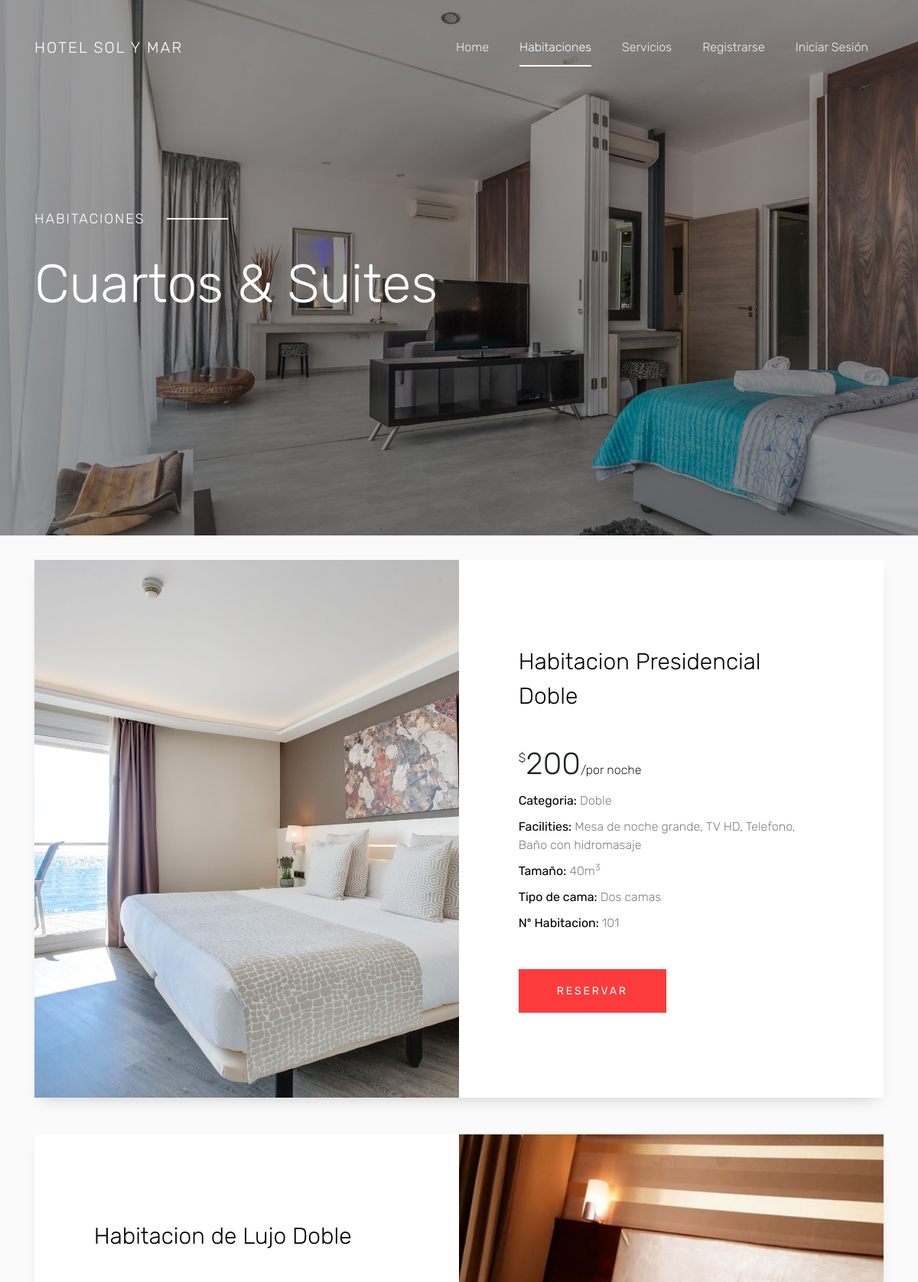
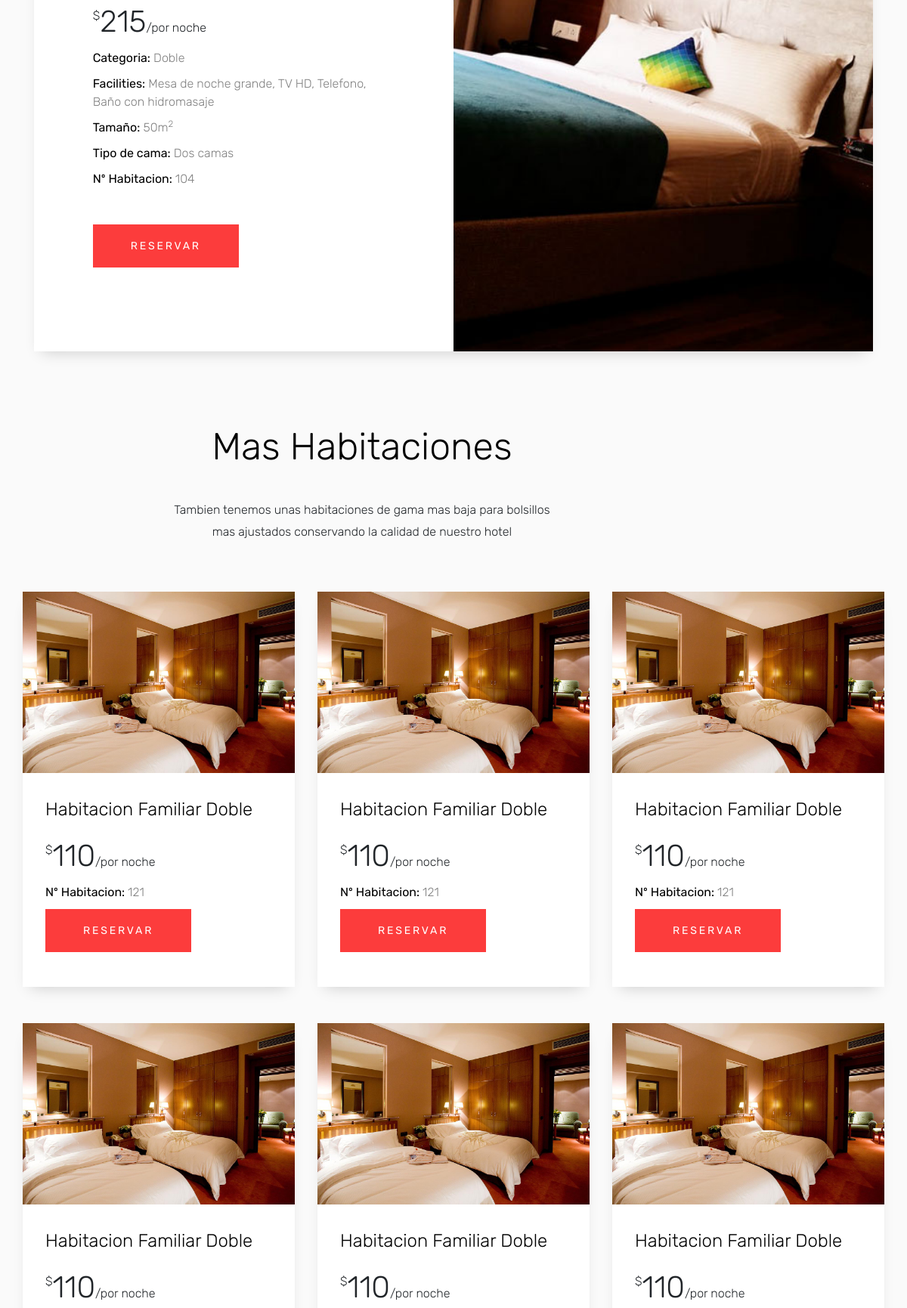
The page /rooms.php (upper part) on the database its author committed (2 pictures, top to bottom).
### tables this page shows
CREATE TABLE `habitaciones` (
  `id_habitacion` int(11) NOT NULL,
  `descripcion` varchar(50) DEFAULT NULL,
  `precio` double NOT NULL,
  `img_path` varchar(150) DEFAULT NULL,
  `num_habitacion` int(11) DEFAULT NULL,
  `hoteles_id_hotel` int(11) DEFAULT NULL
);

### rooms.php (the view, shortened to what this page needs)
<?php
    $db = mysqli_connect('localhost','root','','hoteles')
    or die('Error connecting to MySQL server.');
?>
<!DOCTYPE html>
<html lang="en">
<head>
  <link rel="stylesheet" href="https://cdnjs.cloudflare.com/ajax/libs/font-awesome/4.7.0/css/font-awesome.min.css">
  <link rel="stylesheet" href="css/open-iconic-bootstrap.min.css">
  <link rel="stylesheet" href="css/animate.css">
  <link rel="stylesheet" href="css/owl.carousel.min.css">
  <link rel="stylesheet" href="css/owl.theme.default.min.css">
  <link rel="stylesheet" href="css/magnific-popup.css">
  <link rel="stylesheet" href="css/aos.css">
  <link rel="stylesheet" href="css/ionicons.min.css">
  <link rel="stylesheet" href="css/bootstrap-datepicker.css">
  <link rel="stylesheet" href="css/jquery.timepicker.css">
  <link rel="stylesheet" href="css/flaticon.css">
  <link rel="stylesheet" href="css/icomoon.css">
  <link rel="stylesheet" href="css/style.css">
</head>
<body>
  <nav class="navbar navbar-expand-lg navbar-dark ftco_navbar bg-dark ftco-navbar-light" id="ftco-navbar">
    <div class="container">
      <a class="navbar-brand" href="index.php">Hotel Sol Y Mar</a>
      <div class="collapse navbar-collapse" id="ftco-nav">
        <ul class="navbar-nav ml-auto">
          <li class="nav-item"><a href="index.php" class="nav-link">Home</a></li>
          <li class="nav-item active"><a href="rooms.php" class="nav-link">Habitaciones</a></li>
          <li class="nav-item"><a href="services.php" class="nav-link">Servicios</a></li>
          <li class="nav-item"><a href="" class="nav-link" data-toggle="modal"
              data-target="#registrationModal">Registrarse</a></li>
          <li class="nav-item"><a href="" class="nav-link" data-toggle="modal" data-target="#loginModal">Iniciar
              Sesión</a></li>
        </ul>
      </div>
    </div>
  </nav>
  <div class="block-30 block-30-sm item" style="background-image: url('images/bg_2.jpg');"
    data-stellar-background-ratio="0.5">
    <div class="container">
      <div class="row align-items-center">
        <div class="col-md-10">
          <span class="subheading-sm">Habitaciones</span>
          <h2 class="heading">Cuartos &amp; Suites</h2>
        </div>
      </div>
    </div>
  </div>
  <div class="site-section bg-light">
    <div class="container">
      <div class="row mb-5">
        <div class="col-md-12 mb-5">
        <?php
          $hab1 = "SELECT * FROM habitaciones WHERE id_habitacion = 1";
          $result_seach = mysqli_query($db, $hab1) or die(mysqli_error($db));
          while($row = mysqli_fetch_assoc($result_seach)) { ?>
          <div class="block-3 d-md-flex">
            <div class="image" style="background-image: url('<?php echo $row['img_path'];?>');"></div>
            <div class="text">
              <h2 class="heading"><?php echo $row['descripcion']; ?></h2>
              <div class="price"><sup>$</sup><span class="number"><?php echo $row['precio']; ?></span><sub>/por noche</sub></div>
              <ul class="specs mb-5">
                <li><strong>Categoria:</strong> Doble</li>
                <li><strong>Facilities:</strong> Mesa de noche grande, TV HD, Telefono, Baño con hidromasaje</li>
                <li><strong>Tamaño:</strong> 40m<sup>3</sup></li>
                <li><strong>Tipo de cama:</strong> Dos camas</li>
                <li><strong>Nº Habitacion: </strong><?php echo $row['num_habitacion']; ?></li>
              </ul>
              <p><a href="#" class="btn btn-primary py-3 px-5" data-toggle="modal" data-target="#loginModal" onclick="myFunction()">Reservar</a></p>
            </div>
          </div>
        </div>
        <?php }
          $hab2 = "SELECT * FROM habitaciones WHERE id_habitacion = 10";
          $result_seach = mysqli_query($db, $hab2) or die(mysqli_error($db));
          while($row = mysqli_fetch_assoc($result_seach)) { ?>
        <div class="col-md-12 mb-5">
          <div class="block-3 d-md-flex">
            <div class="image order-2" style="background-image: url('<?php echo $row['img_path'];?>'); "></div>
            <div class="text order-1">
            <h2 class="heading"><?php echo $row['descripcion']; ?></h2>
              <div class="price"><sup>$</sup><span class="number"><?php echo $row['precio']; ?></span><sub>/por noche</sub></div>
              <ul class="specs mb-5">
                <li><strong>Categoria:</strong> Doble</li>
                <li><strong>Facilities:</strong> Mesa de noche grande, TV HD, Telefono, Baño con hidromasaje</li>
                <li><strong>Tamaño:</strong> 50m<sup>2</sup></li>
                <li><strong>Tipo de cama:</strong> Dos camas</li>
                <li><strong>Nº Habitacion: </strong><?php echo $row['num_habitacion']; ?></li>
              </ul>
              <p><a href="#" class="btn btn-primary py-3 px-5" data-toggle="modal" data-target="#loginModal" onclick="myFunction()">Reservar</a></p>
            </div>
          </div>
        </div>
        <?php } ?>
      <div class="row mb-5 pt-5 justify-content-center">
        <div class="col-md-7 text-center section-heading">
          <h2 class="heading">Mas Habitaciones</h2>
          <p>Tambien tenemos unas habitaciones de gama mas baja para bolsillos mas ajustados conservando la calidad de nuestro hotel</p>
        </div>
      </div>
      <div class="row">
      <?php
          $hab = "SELECT * FROM habitaciones ORDER BY RAND() LIMIT 1";
          $result_seach = mysqli_query($db, $hab) or die(mysqli_error($db));
          while($row = mysqli_fetch_assoc($result_seach)) { ?>
        <div class="col-lg-4 mb-5">
          <div class="block-34">
            <div class="image">
              <img src="<?php echo $row['img_path']; ?>" alt="Image placeholder">
            </div>
            <div class="text">
              <h2 class="heading"><?php echo $row['descripcion']; ?></h2>
              <div class="price"><sup>$</sup><span class="number"><?php echo $row['precio']; ?></span><sub>/por noche</sub></div>
              <ul class="specs">
              <li><strong>Nº Habitacion: </strong><?php echo $row['num_habitacion']; ?></li>
              </ul>
              <p><a href="#" class="btn btn-primary py-3 px-5">Reservar</a></p>
            </div>
          </div>
        </div>
        <?php } ?>
        <?php
          $hab = "SELECT * FROM habitaciones ORDER BY RAND() LIMIT 1";
          $result_seach = mysqli_query($db, $hab) or die(mysqli_error($db));
          while($row = mysqli_fetch_assoc($result_seach)) { ?>
        <div class="col-lg-4 mb-5">
          <div class="block-34">
            <div class="image">
              <img src="<?php echo $row['img_path']; ?>" alt="Image placeholder">
            </div>
            <div class="text">
              <h2 class="heading"><?php echo $row['descripcion']; ?></h2>
              <div class="price"><sup>$</sup><span class="number"><?php echo $row['precio']; ?></span><sub>/por noche</sub></div>
              <ul class="specs">
              <li><strong>Nº Habitacion: </strong><?php echo $row['num_habitacion']; ?></li>
              </ul>
              <p><a href="#" class="btn btn-primary py-3 px-5">Reservar</a></p>
            </div>
          </div>
        </div>
        <?php } ?>
        <?php
          $hab = "SELECT * FROM habitaciones ORDER BY RAND() LIMIT 1";
          $result_seach = mysqli_query($db, $hab) or die(mysqli_error($db));
          while($row = mysqli_fetch_assoc($result_seach)) { ?>
        <div class="col-lg-4 mb-5">
          <div class="block-34">
            <div class="image">
              <img src="<?php echo $row['img_path']; ?>" alt="Image placeholder">
            </div>
            <div class="text">
              <h2 class="heading"><?php echo $row['descripcion']; ?></h2>
              <div class="price"><sup>$</sup><span class="number"><?php echo $row['precio']; ?></span><sub>/por noche</sub></div>
              <ul class="specs">
              <li><strong>Nº Habitacion: </strong><?php echo $row['num_habitacion']; ?></li>
              </ul>
              <p><a href="#" class="btn btn-primary py-3 px-5">Reservar</a></p>
            </div>
          </div>
        </div>
        <?php } ?>
        <?php
          $hab = "SELECT * FROM habitaciones ORDER BY RAND() LIMIT 1";
          $result_seach = mysqli_query($db, $hab) or die(mysqli_error($db));
          while($row = mysqli_fetch_assoc($result_seach)) { ?>
        <div class="col-lg-4 mb-5">
          <div class="block-34">
            <div class="image">
              <img src="<?php echo $row['img_path']; ?>" alt="Image placeholder">
            </div>
            <div class="text">
              <h2 class="heading"><?php echo $row['descripcion']; ?></h2>
              <div class="price"><sup>$</sup><span class="number"><?php echo $row['precio']; ?></span><sub>/por noche</sub></div>
            </div>
          </div>
        </div>
        <?php } ?>
        <?php
          $hab = "SELECT * FROM habitaciones ORDER BY RAND() LIMIT 1";
          $result_seach = mysqli_query($db, $hab) or die(mysqli_error($db));
          while($row = mysqli_fetch_assoc($result_seach)) { ?>
        <div class="col-lg-4 mb-5">
          <div class="block-34">
            <div class="image">
              <img src="<?php echo $row['img_path']; ?>" alt="Image placeholder">
            </div>
            <div class="text">
              <h2 class="heading"><?php echo $row['descripcion']; ?></h2>
              <div class="price"><sup>$</sup><span class="number"><?php echo $row['precio']; ?></span><sub>/por noche</sub></div>
            </div>
          </div>
        </div>
        <?php } ?>
        <?php
          $hab = "SELECT * FROM habitaciones ORDER BY RAND() LIMIT 1";
          $result_seach = mysqli_query($db, $hab) or die(mysqli_error($db));
          while($row = mysqli_fetch_assoc($result_seach)) { ?>
        <div class="col-lg-4 mb-5">
          <div class="block-34">
            <div class="image">
              <img src="<?php echo $row['img_path']; ?>" alt="Image placeholder">
            </div>
            <div class="text">
              <h2 class="heading"><?php echo $row['descripcion']; ?></h2>
              <div class="price"><sup>$</sup><span class="number"><?php echo $row['precio']; ?></span><sub>/por noche</sub></div>
            </div>
          </div>
        </div>
        <?php } ?>
      </div>
    </div>
  </div>
</body>
</html>

### rows shown on the page
habitaciones: img_path (picture), descripcion "Habitacion Presidencial Doble", precio "200", num_habitacion "101"
habitaciones: img_path (picture), descripcion "Habitacion de Lujo Doble", precio "215", num_habitacion "104"
habitaciones: img_path (picture), descripcion "Habitacion Familiar Doble", precio "110", num_habitacion "121"
